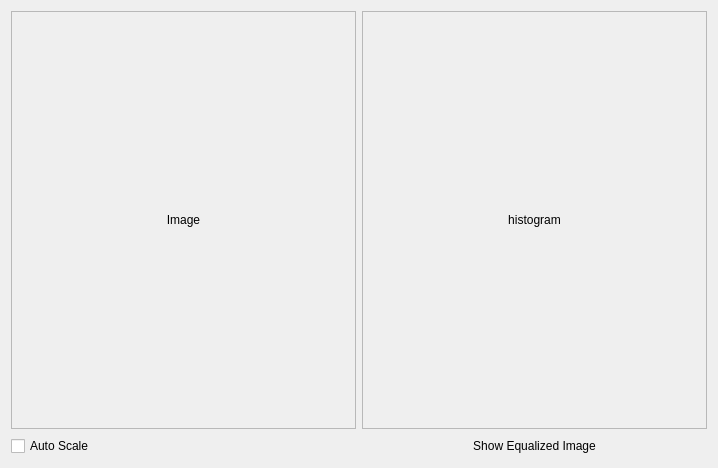
<?xml version="1.0" encoding="UTF-8"?>
<ui version="4.0">
 <class>HistogramEqualization</class>
 <widget class="QWidget" name="HistogramEqualization">
  <property name="windowModality">
   <enum>Qt::ApplicationModal</enum>
  </property>
  <property name="geometry">
   <rect>
    <x>0</x>
    <y>0</y>
    <width>718</width>
    <height>468</height>
   </rect>
  </property>
  <property name="windowTitle">
   <string>Histogram Equalization</string>
  </property>
  <layout class="QGridLayout" name="gridLayout_3">
   <item row="0" column="0">
    <widget class="QScrollArea" name="imageScrollArea">
     <property name="widgetResizable">
      <bool>true</bool>
     </property>
     <widget class="QWidget" name="scrollAreaWidgetContents">
      <property name="geometry">
       <rect>
        <x>0</x>
        <y>0</y>
        <width>345</width>
        <height>417</height>
       </rect>
      </property>
      <layout class="QGridLayout" name="gridLayout">
       <item row="0" column="0">
        <widget class="QLabel" name="image">
         <property name="text">
          <string>Image</string>
         </property>
         <property name="alignment">
          <set>Qt::AlignCenter</set>
         </property>
        </widget>
       </item>
      </layout>
     </widget>
    </widget>
   </item>
   <item row="0" column="1">
    <widget class="QScrollArea" name="histogramScrollArea">
     <property name="widgetResizable">
      <bool>true</bool>
     </property>
     <widget class="QWidget" name="scrollAreaWidgetContents_2">
      <property name="geometry">
       <rect>
        <x>0</x>
        <y>0</y>
        <width>345</width>
        <height>417</height>
       </rect>
      </property>
      <layout class="QGridLayout" name="gridLayout_2">
       <item row="0" column="0">
        <widget class="QLabel" name="histogram">
         <property name="text">
          <string>histogram</string>
         </property>
         <property name="alignment">
          <set>Qt::AlignCenter</set>
         </property>
        </widget>
       </item>
      </layout>
     </widget>
    </widget>
   </item>
   <item row="1" column="0" colspan="2">
    <layout class="QHBoxLayout" name="horizontalLayout">
     <item>
      <widget class="QCheckBox" name="autoScaleCheckBox">
       <property name="text">
        <string>Auto Scale</string>
       </property>
      </widget>
     </item>
     <item>
      <widget class="QPushButton" name="toggleImage">
       <property name="text">
        <string>Show Equalized Image</string>
       </property>
       <property name="checkable">
        <bool>true</bool>
       </property>
       <property name="flat">
        <bool>true</bool>
       </property>
      </widget>
     </item>
    </layout>
   </item>
  </layout>
 </widget>
 <resources/>
 <connections/>
</ui>
